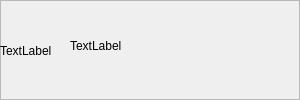
<?xml version="1.0" encoding="UTF-8"?>
<ui version="4.0">
 <class>BookListSlot</class>
 <widget class="QWidget" name="BookListSlot">
  <property name="geometry">
   <rect>
    <x>0</x>
    <y>0</y>
    <width>300</width>
    <height>100</height>
   </rect>
  </property>
  <property name="windowTitle">
   <string>Form</string>
  </property>
  <widget class="QFrame" name="frame">
   <property name="geometry">
    <rect>
     <x>0</x>
     <y>0</y>
     <width>300</width>
     <height>100</height>
    </rect>
   </property>
   <property name="frameShape">
    <enum>QFrame::StyledPanel</enum>
   </property>
   <property name="frameShadow">
    <enum>QFrame::Raised</enum>
   </property>
   <widget class="QLabel" name="BookIcon">
    <property name="geometry">
     <rect>
      <x>0</x>
      <y>0</y>
      <width>61</width>
      <height>101</height>
     </rect>
    </property>
    <property name="text">
     <string>TextLabel</string>
    </property>
   </widget>
   <widget class="QLabel" name="BookName">
    <property name="geometry">
     <rect>
      <x>70</x>
      <y>20</y>
      <width>231</width>
      <height>51</height>
     </rect>
    </property>
    <property name="text">
     <string>TextLabel</string>
    </property>
   </widget>
  </widget>
 </widget>
 <resources/>
 <connections/>
</ui>
